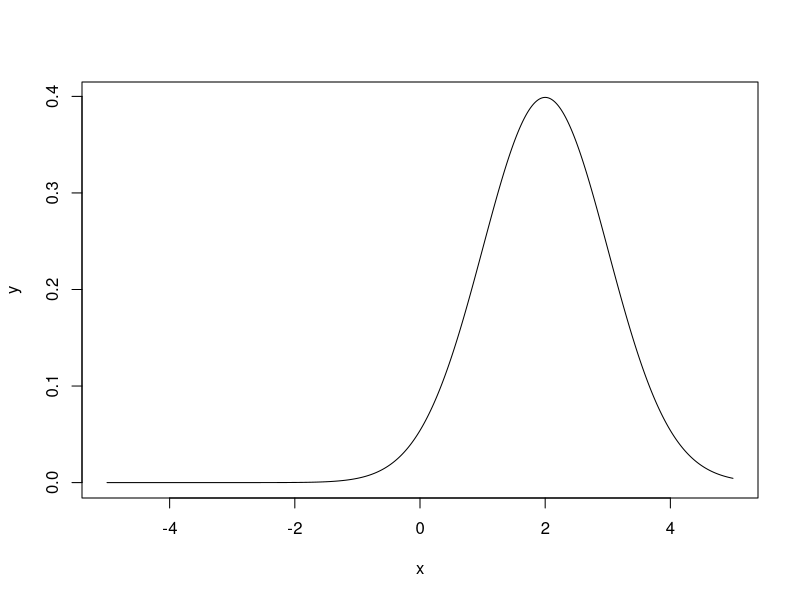
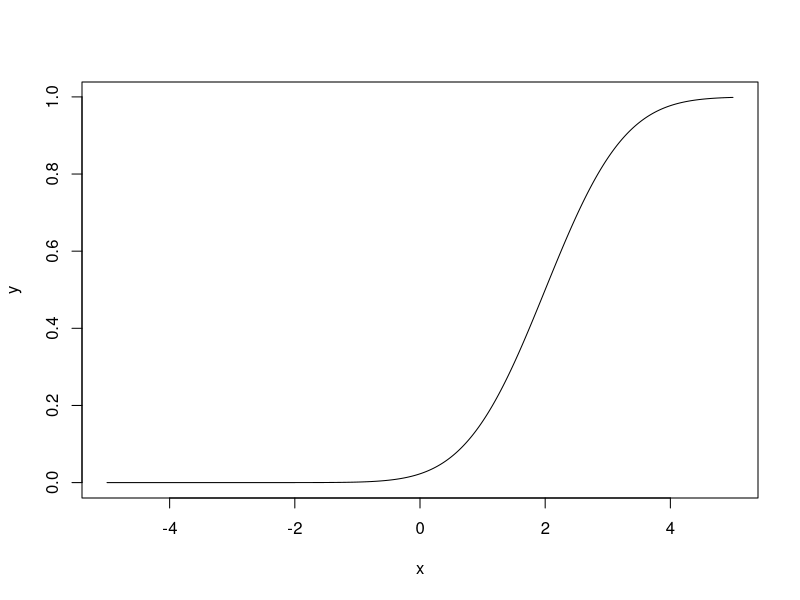
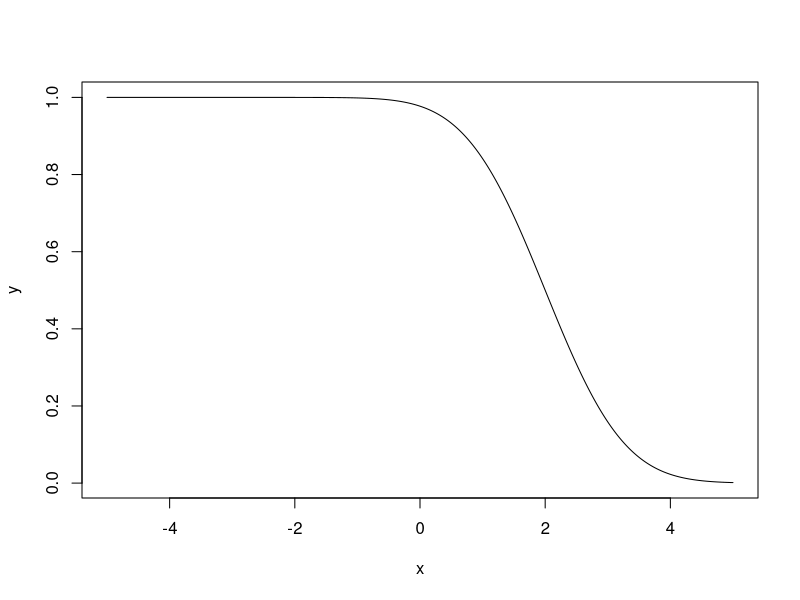

Source code (R) for these figures, in order:
#plots: Cumulative distribution function,  Probability density function

#Utworzyæ wykresy gêstoœci, dystrybuanty i funkcji prze¿ycia dla zmiennych losowych o rozk³adzie normalnym 
#z parametrami: N(0,1) , N(1,1) , N(2,1) N(0,1) , N(0,0.5) , N(0,2) . 


plot_normal_density<- function(mean_, sd_){
  x <- seq(-5, 5, length=1000)
  y <- dnorm(x, mean=mean_, sd=sd_)
  plot(x, y, type="l", lwd=1)
}

plot_normal_distribution<- function(mean_, sd_){
  x <- seq(-5, 5, length=1000)
  y <- pnorm(x, mean=mean_, sd=sd_)
  plot(x, y, type="l", lwd=1)
}
plot_normal_dist<- function(mean_, sd_){
  x <- seq(-5, 5, length=1000)
  y <- 1- pnorm(x, mean=mean_, sd=sd_)
  plot(x, y, type="l", lwd=1)
}

plot_normal_density(2,1)
plot_normal_distribution(2,1)
plot_normal_dist(2,1)

